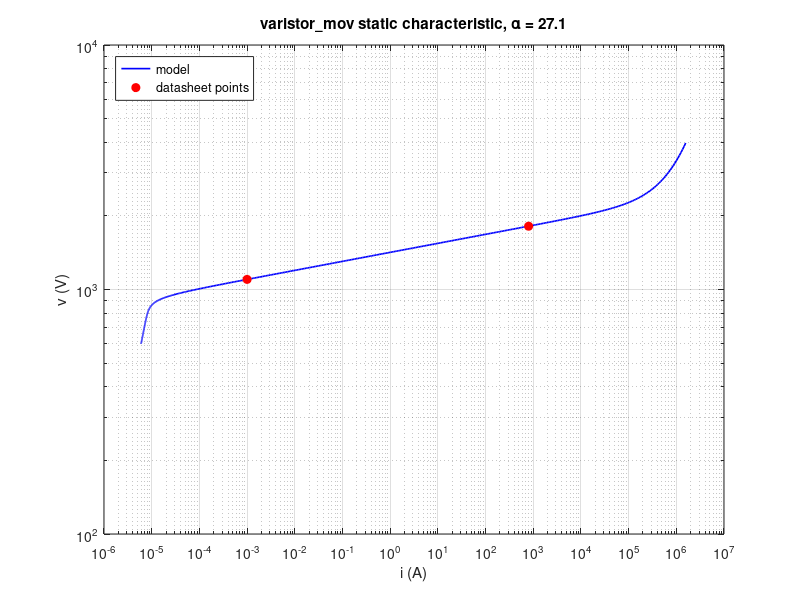

This chart was generated by the following MATLAB code:
% test_varistor_mov.m
% Static V-I sanity check of the varistor_mov parameterization against the
% two EPCOS B80K680 datasheet points. Pure MATLAB (no Simscape needed):
% reproduces the same equations used in varistor_mov.ssc at DC.

clear; clc;

% --- Parameters (defaults of varistor_mov.ssc = B80K680) ---
V1 = 1100;   I1 = 1e-3;   % varistor voltage @ 1 mA
V2 = 1815;   I2 = 800;    % clamping point @ 800 A (8/20 us)
Rp = 100e6;               % leakage resistance
Rb = 1e-3;                % series bulk resistance

alpha = log(I2/I1)/log(V2/V1);
fprintf('alpha = %.2f\n', alpha);

% --- Static characteristic (DC: C and Ls play no role) ---
vc  = logspace(log10(600), log10(2400), 500);
inl = I1*(vc/V1).^alpha;
ip  = vc/Rp;
ii  = inl + ip;
vv  = vc + Rb*ii;

% --- Check the two fit points ---
v_at_I1 = interp1(ii, vv, I1);
v_at_I2 = interp1(ii, vv, I2);
fprintf('v(%g A)  = %.1f V  (datasheet %g V)\n', I1, v_at_I1, V1);
fprintf('v(%g A)   = %.1f V  (datasheet %g V)\n', I2, v_at_I2, V2);

% --- Plot ---
figure;
loglog(ii, vv, 'b', 'LineWidth', 1.2); grid on; hold on;
loglog([I1 I2], [V1 V2], 'ro', 'MarkerFaceColor', 'r');
xlabel('i (A)'); ylabel('v (V)');
title(sprintf('varistor\\_mov static characteristic, \\alpha = %.1f', alpha));
legend('model', 'datasheet points', 'Location', 'northwest');
